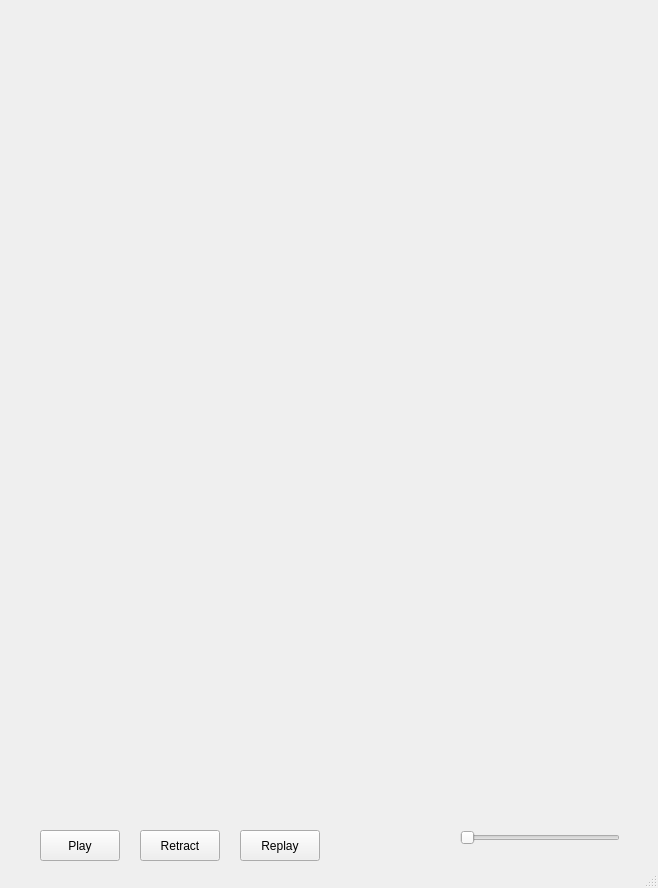
<?xml version="1.0" encoding="UTF-8"?>
<ui version="4.0">
 <class>MainWindow</class>
 <widget class="QMainWindow" name="MainWindow">
  <property name="enabled">
   <bool>true</bool>
  </property>
  <property name="geometry">
   <rect>
    <x>0</x>
    <y>0</y>
    <width>658</width>
    <height>888</height>
   </rect>
  </property>
  <property name="sizePolicy">
   <sizepolicy hsizetype="Fixed" vsizetype="Fixed">
    <horstretch>0</horstretch>
    <verstretch>0</verstretch>
   </sizepolicy>
  </property>
  <property name="minimumSize">
   <size>
    <width>658</width>
    <height>888</height>
   </size>
  </property>
  <property name="maximumSize">
   <size>
    <width>658</width>
    <height>888</height>
   </size>
  </property>
  <property name="mouseTracking">
   <bool>false</bool>
  </property>
  <property name="windowTitle">
   <string>MainWindow</string>
  </property>
  <property name="autoFillBackground">
   <bool>false</bool>
  </property>
  <property name="styleSheet">
   <string notr="true"/>
  </property>
  <widget class="QWidget" name="centralwidget">
   <widget class="QPushButton" name="Play">
    <property name="geometry">
     <rect>
      <x>40</x>
      <y>830</y>
      <width>80</width>
      <height>31</height>
     </rect>
    </property>
    <property name="text">
     <string>Play</string>
    </property>
   </widget>
   <widget class="QPushButton" name="Retract">
    <property name="geometry">
     <rect>
      <x>140</x>
      <y>830</y>
      <width>80</width>
      <height>31</height>
     </rect>
    </property>
    <property name="text">
     <string>Retract</string>
    </property>
   </widget>
   <widget class="QPushButton" name="Replay">
    <property name="geometry">
     <rect>
      <x>240</x>
      <y>830</y>
      <width>80</width>
      <height>31</height>
     </rect>
    </property>
    <property name="text">
     <string>Replay</string>
    </property>
   </widget>
   <widget class="QToolButton" name="muteButton">
    <property name="geometry">
     <rect>
      <x>430</x>
      <y>830</y>
      <width>21</width>
      <height>19</height>
     </rect>
    </property>
    <property name="styleSheet">
     <string notr="true">/* 默认状态（未选中）：背景透明，无边框，显示有声图标 */
QToolButton {
    background-color: transparent;
    border: none;
    image: url(:/new/prefix1/images/vocal.png);
}

/* 选中状态（按下）：背景保持透明，隐藏原图标，显示静音图标 */
QToolButton:checked {
    background-color: transparent;
    border: none;
    qproperty-icon: none;
    image: url(:/new/prefix1/images/mute.png);
}</string>
    </property>
    <property name="text">
     <string/>
    </property>
    <property name="icon">
     <iconset resource="images.qrc">
      <normaloff>:/new/prefix1/images/transparent.png</normaloff>:/new/prefix1/images/transparent.png</iconset>
    </property>
    <property name="checkable">
     <bool>true</bool>
    </property>
    <property name="checked">
     <bool>false</bool>
    </property>
   </widget>
   <widget class="QSlider" name="volumeSlider">
    <property name="geometry">
     <rect>
      <x>460</x>
      <y>830</y>
      <width>160</width>
      <height>16</height>
     </rect>
    </property>
    <property name="maximum">
     <number>100</number>
    </property>
    <property name="orientation">
     <enum>Qt::Orientation::Horizontal</enum>
    </property>
   </widget>
  </widget>
  <widget class="QMenuBar" name="menubar">
   <property name="geometry">
    <rect>
     <x>0</x>
     <y>0</y>
     <width>658</width>
     <height>17</height>
    </rect>
   </property>
  </widget>
  <widget class="QStatusBar" name="statusbar"/>
 </widget>
 <resources>
  <include location="images.qrc"/>
 </resources>
 <connections/>
</ui>
